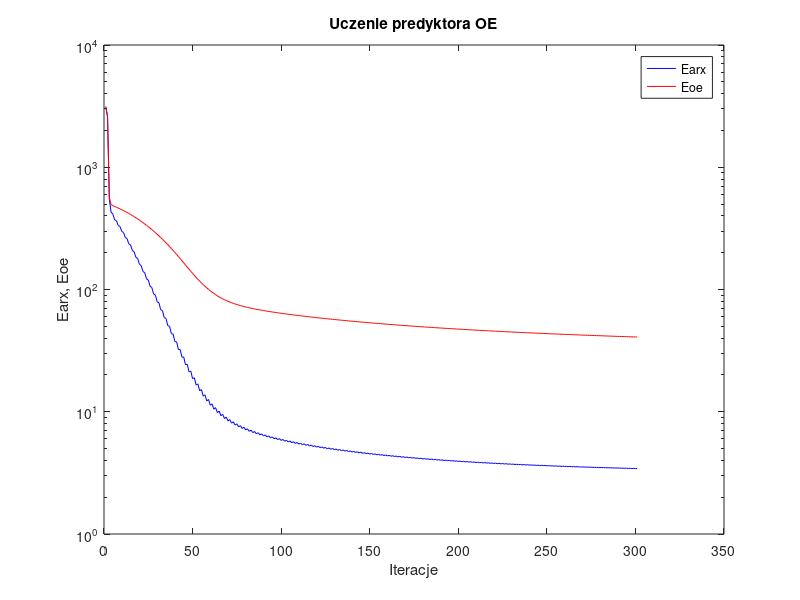
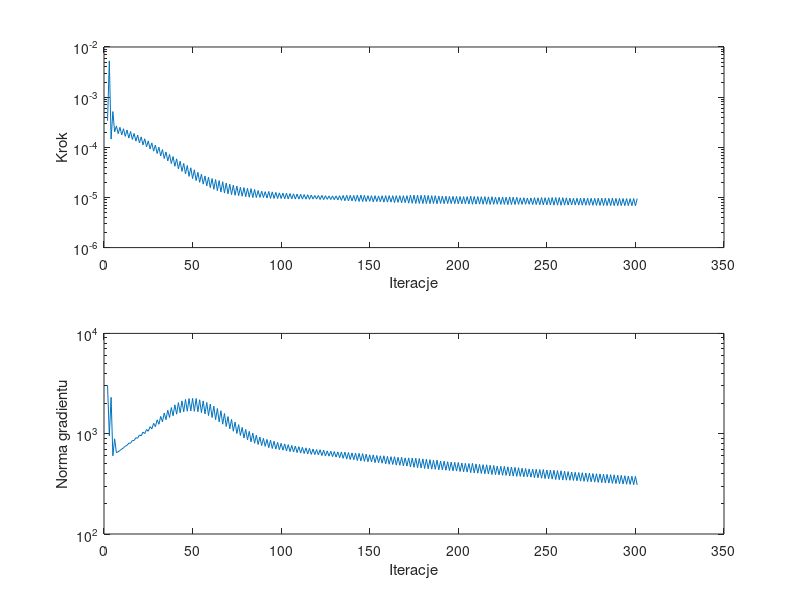

MATLAB code to generate these figures, in order:
%uczenie predyktora oe
clear all;
n=0; farx(n+1)=3.140789e+003; foe(n+1)=3.087306e+003; wspucz(n+1)=0.000000e+000; ng(n+1)=0.000000e+000;
n=1; farx(n+1)=2.612161e+003; foe(n+1)=2.581808e+003; krok(n+1)=3.376366e-004; ng(n+1)=3.041031e+003;
n=2; farx(n+1)=5.460309e+002; foe(n+1)=5.675411e+002; krok(n+1)=5.282995e-003; ng(n+1)=9.506094e+002;
n=3; farx(n+1)=4.288181e+002; foe(n+1)=4.952347e+002; krok(n+1)=1.457598e-004; ng(n+1)=2.302924e+003;
n=4; farx(n+1)=4.143219e+002; foe(n+1)=4.862072e+002; krok(n+1)=5.157835e-004; ng(n+1)=6.021220e+002;
n=5; farx(n+1)=3.712761e+002; foe(n+1)=4.773450e+002; krok(n+1)=2.025153e-004; ng(n+1)=8.894666e+002;
n=6; farx(n+1)=3.655885e+002; foe(n+1)=4.708459e+002; krok(n+1)=2.666638e-004; ng(n+1)=6.478251e+002;
n=7; farx(n+1)=3.342080e+002; foe(n+1)=4.639358e+002; krok(n+1)=1.869445e-004; ng(n+1)=6.584007e+002;
n=8; farx(n+1)=3.281216e+002; foe(n+1)=4.570168e+002; krok(n+1)=2.502991e-004; ng(n+1)=6.818047e+002;
n=9; farx(n+1)=2.991383e+002; foe(n+1)=4.496910e+002; krok(n+1)=1.764835e-004; ng(n+1)=7.007278e+002;
n=10; farx(n+1)=2.932081e+002; foe(n+1)=4.423852e+002; krok(n+1)=2.345612e-004; ng(n+1)=7.245330e+002;
n=11; farx(n+1)=2.665405e+002; foe(n+1)=4.346749e+002; krok(n+1)=1.650796e-004; ng(n+1)=7.499102e+002;
n=12; farx(n+1)=2.607743e+002; foe(n+1)=4.270088e+002; krok(n+1)=2.215284e-004; ng(n+1)=7.658484e+002;
n=13; farx(n+1)=2.364242e+002; foe(n+1)=4.189439e+002; krok(n+1)=1.523885e-004; ng(n+1)=8.050435e+002;
n=14; farx(n+1)=2.308251e+002; foe(n+1)=4.109421e+002; krok(n+1)=2.064885e-004; ng(n+1)=8.044683e+002;
n=15; farx(n+1)=2.085883e+002; foe(n+1)=4.026672e+002; krok(n+1)=1.433326e-004; ng(n+1)=8.542274e+002;
n=16; farx(n+1)=2.036668e+002; foe(n+1)=3.944963e+002; krok(n+1)=1.891762e-004; ng(n+1)=8.558862e+002;
n=17; farx(n+1)=1.835220e+002; foe(n+1)=3.860476e+002; krok(n+1)=1.326035e-004; ng(n+1)=9.112618e+002;
n=18; farx(n+1)=1.790705e+002; foe(n+1)=3.777081e+002; krok(n+1)=1.752622e-004; ng(n+1)=9.016994e+002;
n=19; farx(n+1)=1.608381e+002; foe(n+1)=3.691306e+002; krok(n+1)=1.221213e-004; ng(n+1)=9.723837e+002;
n=20; farx(n+1)=1.569379e+002; foe(n+1)=3.606906e+002; krok(n+1)=1.614953e-004; ng(n+1)=9.515205e+002;
n=21; farx(n+1)=1.404884e+002; foe(n+1)=3.520221e+002; krok(n+1)=1.116382e-004; ng(n+1)=1.037523e+003;
n=22; farx(n+1)=1.371107e+002; foe(n+1)=3.435125e+002; krok(n+1)=1.477304e-004; ng(n+1)=1.002476e+003;
n=23; farx(n+1)=1.223238e+002; foe(n+1)=3.348154e+002; krok(n+1)=1.019540e-004; ng(n+1)=1.101519e+003;
n=24; farx(n+1)=1.194611e+002; foe(n+1)=3.262714e+002; krok(n+1)=1.340733e-004; ng(n+1)=1.057485e+003;
n=25; farx(n+1)=1.062069e+002; foe(n+1)=3.175908e+002; krok(n+1)=9.292181e-005; ng(n+1)=1.176363e+003;
n=26; farx(n+1)=1.038354e+002; foe(n+1)=3.090420e+002; krok(n+1)=1.222501e-004; ng(n+1)=1.115246e+003;
n=27; farx(n+1)=9.195244e+001; foe(n+1)=3.003592e+002; krok(n+1)=8.370634e-005; ng(n+1)=1.269134e+003;
n=28; farx(n+1)=9.002726e+001; foe(n+1)=2.918270e+002; krok(n+1)=1.109357e-004; ng(n+1)=1.176019e+003;
n=29; farx(n+1)=7.941403e+001; foe(n+1)=2.831776e+002; krok(n+1)=7.509431e-005; ng(n+1)=1.375646e+003;
n=30; farx(n+1)=7.788488e+001; foe(n+1)=2.746850e+002; krok(n+1)=1.003543e-004; ng(n+1)=1.242175e+003;
n=31; farx(n+1)=6.840661e+001; foe(n+1)=2.661058e+002; krok(n+1)=6.738910e-005; ng(n+1)=1.488259e+003;
n=32; farx(n+1)=6.728461e+001; foe(n+1)=2.577238e+002; krok(n+1)=9.012338e-005; ng(n+1)=1.314527e+003;
n=33; farx(n+1)=5.887753e+001; foe(n+1)=2.492460e+002; krok(n+1)=5.985115e-005; ng(n+1)=1.606441e+003;
n=34; farx(n+1)=5.804156e+001; foe(n+1)=2.409727e+002; krok(n+1)=8.083878e-005; ng(n+1)=1.380514e+003;
n=35; farx(n+1)=5.060770e+001; foe(n+1)=2.326871e+002; krok(n+1)=5.353910e-005; ng(n+1)=1.715386e+003;
n=36; farx(n+1)=5.006767e+001; foe(n+1)=2.246192e+002; krok(n+1)=7.204982e-005; ng(n+1)=1.449700e+003;
n=37; farx(n+1)=4.354533e+001; foe(n+1)=2.165732e+002; krok(n+1)=4.743595e-005; ng(n+1)=1.824686e+003;
n=38; farx(n+1)=4.320393e+001; foe(n+1)=2.087210e+002; krok(n+1)=6.543012e-005; ng(n+1)=1.506920e+003;
n=39; farx(n+1)=3.746873e+001; foe(n+1)=2.009379e+002; krok(n+1)=4.185317e-005; ng(n+1)=1.941955e+003;
n=40; farx(n+1)=3.731241e+001; foe(n+1)=1.933978e+002; krok(n+1)=5.880678e-005; ng(n+1)=1.564588e+003;
n=41; farx(n+1)=3.230000e+001; foe(n+1)=1.859794e+002; krok(n+1)=3.713079e-005; ng(n+1)=2.040676e+003;
n=42; farx(n+1)=3.229894e+001; foe(n+1)=1.788314e+002; krok(n+1)=5.285018e-005; ng(n+1)=1.614981e+003;
n=43; farx(n+1)=2.793845e+001; foe(n+1)=1.718478e+002; krok(n+1)=3.298238e-005; ng(n+1)=2.124645e+003;
n=44; farx(n+1)=2.805535e+001; foe(n+1)=1.651517e+002; krok(n+1)=4.780368e-005; ng(n+1)=1.652659e+003;
n=45; farx(n+1)=2.426911e+001; foe(n+1)=1.586534e+002; krok(n+1)=2.936330e-005; ng(n+1)=2.194036e+003;
n=46; farx(n+1)=2.447894e+001; foe(n+1)=1.524721e+002; krok(n+1)=4.334515e-005; ng(n+1)=1.676040e+003;
n=47; farx(n+1)=2.119876e+001; foe(n+1)=1.465081e+002; krok(n+1)=2.628202e-005; ng(n+1)=2.241643e+003;
n=48; farx(n+1)=2.147500e+001; foe(n+1)=1.408913e+002; krok(n+1)=3.906606e-005; ng(n+1)=1.684013e+003;
n=49; farx(n+1)=1.865976e+001; foe(n+1)=1.355260e+002; krok(n+1)=2.372164e-005; ng(n+1)=2.250555e+003;
n=50; farx(n+1)=1.897398e+001; foe(n+1)=1.304791e+002; krok(n+1)=3.565361e-005; ng(n+1)=1.671797e+003;
n=51; farx(n+1)=1.653968e+001; foe(n+1)=1.257043e+002; krok(n+1)=2.167257e-005; ng(n+1)=2.241153e+003;
n=52; farx(n+1)=1.689337e+001; foe(n+1)=1.212800e+002; krok(n+1)=3.168396e-005; ng(n+1)=1.653509e+003;
n=53; farx(n+1)=1.482220e+001; foe(n+1)=1.171309e+002; krok(n+1)=2.003236e-005; ng(n+1)=2.179294e+003;
n=54; farx(n+1)=1.518714e+001; foe(n+1)=1.132648e+002; krok(n+1)=2.907342e-005; ng(n+1)=1.621709e+003;
n=55; farx(n+1)=1.341121e+001; foe(n+1)=1.096574e+002; krok(n+1)=1.841495e-005; ng(n+1)=2.123397e+003;
n=56; farx(n+1)=1.377143e+001; foe(n+1)=1.063086e+002; krok(n+1)=2.685632e-005; ng(n+1)=1.576013e+003;
n=57; farx(n+1)=1.225308e+001; foe(n+1)=1.032038e+002; krok(n+1)=1.700060e-005; ng(n+1)=2.048086e+003;
n=58; farx(n+1)=1.260146e+001; foe(n+1)=1.003198e+002; krok(n+1)=2.531441e-005; ng(n+1)=1.516005e+003;
n=59; farx(n+1)=1.129366e+001; foe(n+1)=9.764757e+001; krok(n+1)=1.567018e-005; ng(n+1)=1.975450e+003;
n=60; farx(n+1)=1.162180e+001; foe(n+1)=9.518147e+001; krok(n+1)=2.382783e-005; ng(n+1)=1.449842e+003;
n=61; farx(n+1)=1.050219e+001; foe(n+1)=9.290546e+001; krok(n+1)=1.453926e-005; ng(n+1)=1.881376e+003;
n=62; farx(n+1)=1.080317e+001; foe(n+1)=9.079653e+001; krok(n+1)=2.273062e-005; ng(n+1)=1.378993e+003;
n=63; farx(n+1)=9.836767e+000; foe(n+1)=8.886159e+001; krok(n+1)=1.361415e-005; ng(n+1)=1.784490e+003;
n=64; farx(n+1)=1.011829e+001; foe(n+1)=8.707404e+001; krok(n+1)=2.167257e-005; ng(n+1)=1.311924e+003;
n=65; farx(n+1)=9.279161e+000; foe(n+1)=8.542674e+001; krok(n+1)=1.280413e-005; ng(n+1)=1.693489e+003;
n=66; farx(n+1)=9.538252e+000; foe(n+1)=8.391180e+001; krok(n+1)=2.058283e-005; ng(n+1)=1.243598e+003;
n=67; farx(n+1)=8.807678e+000; foe(n+1)=8.251617e+001; krok(n+1)=1.222055e-005; ng(n+1)=1.590858e+003;
n=68; farx(n+1)=9.046548e+000; foe(n+1)=8.123464e+001; krok(n+1)=1.934393e-005; ng(n+1)=1.179912e+003;
n=69; farx(n+1)=8.409780e+000; foe(n+1)=8.005434e+001; krok(n+1)=1.180191e-005; ng(n+1)=1.481371e+003;
n=70; farx(n+1)=8.631906e+000; foe(n+1)=7.896374e+001; krok(n+1)=1.836951e-005; ng(n+1)=1.118847e+003;
n=71; farx(n+1)=8.071252e+000; foe(n+1)=7.795288e+001; krok(n+1)=1.138437e-005; ng(n+1)=1.388885e+003;
n=72; farx(n+1)=8.276494e+000; foe(n+1)=7.701452e+001; krok(n+1)=1.760998e-005; ng(n+1)=1.058552e+003;
n=73; farx(n+1)=7.778239e+000; foe(n+1)=7.614042e+001; krok(n+1)=1.103022e-005; ng(n+1)=1.307965e+003;
n=74; farx(n+1)=7.968328e+000; foe(n+1)=7.532618e+001; krok(n+1)=1.689172e-005; ng(n+1)=1.002669e+003;
n=75; farx(n+1)=7.519212e+000; foe(n+1)=7.456413e+001; krok(n+1)=1.083629e-005; ng(n+1)=1.232302e+003;
n=76; farx(n+1)=7.698883e+000; foe(n+1)=7.385631e+001; krok(n+1)=1.592832e-005; ng(n+1)=9.595843e+002;
n=77; farx(n+1)=7.298692e+000; foe(n+1)=7.318783e+001; krok(n+1)=1.057446e-005; ng(n+1)=1.155854e+003;
n=78; farx(n+1)=7.463981e+000; foe(n+1)=7.255471e+001; krok(n+1)=1.568168e-005; ng(n+1)=9.072213e+002;
n=79; farx(n+1)=7.097714e+000; foe(n+1)=7.195597e+001; krok(n+1)=1.034200e-005; ng(n+1)=1.103493e+003;
n=80; farx(n+1)=7.254056e+000; foe(n+1)=7.138937e+001; krok(n+1)=1.519696e-005; ng(n+1)=8.689417e+002;
n=81; farx(n+1)=6.919365e+000; foe(n+1)=7.084894e+001; krok(n+1)=1.010485e-005; ng(n+1)=1.055177e+003;
n=82; farx(n+1)=7.065820e+000; foe(n+1)=7.033304e+001; krok(n+1)=1.496592e-005; ng(n+1)=8.303900e+002;
n=83; farx(n+1)=6.754769e+000; foe(n+1)=6.983923e+001; krok(n+1)=9.952471e-006; ng(n+1)=1.015642e+003;
n=84; farx(n+1)=6.893551e+000; foe(n+1)=6.936885e+001; krok(n+1)=1.438760e-005; ng(n+1)=8.022051e+002;
n=85; farx(n+1)=6.604410e+000; foe(n+1)=6.891737e+001; krok(n+1)=9.952471e-006; ng(n+1)=9.674744e+002;
n=86; farx(n+1)=6.737002e+000; foe(n+1)=6.848555e+001; krok(n+1)=1.373458e-005; ng(n+1)=7.803205e+002;
n=87; farx(n+1)=6.467430e+000; foe(n+1)=6.806969e+001; krok(n+1)=9.999543e-006; ng(n+1)=9.259975e+002;
n=88; farx(n+1)=6.596018e+000; foe(n+1)=6.766922e+001; krok(n+1)=1.331597e-005; ng(n+1)=7.618350e+002;
n=89; farx(n+1)=6.341699e+000; foe(n+1)=6.728042e+001; krok(n+1)=9.952471e-006; ng(n+1)=8.986613e+002;
n=90; farx(n+1)=6.466631e+000; foe(n+1)=6.690560e+001; krok(n+1)=1.302585e-005; ng(n+1)=7.478129e+002;
n=91; farx(n+1)=6.228860e+000; foe(n+1)=6.653894e+001; krok(n+1)=9.716744e-006; ng(n+1)=8.771265e+002;
n=92; farx(n+1)=6.346647e+000; foe(n+1)=6.618180e+001; krok(n+1)=1.313918e-005; ng(n+1)=7.255910e+002;
n=93; farx(n+1)=6.120206e+000; foe(n+1)=6.583316e+001; krok(n+1)=9.564320e-006; ng(n+1)=8.619651e+002;
n=94; farx(n+1)=6.232993e+000; foe(n+1)=6.549400e+001; krok(n+1)=1.290553e-005; ng(n+1)=7.118633e+002;
n=95; farx(n+1)=6.017392e+000; foe(n+1)=6.516307e+001; krok(n+1)=9.555815e-006; ng(n+1)=8.398341e+002;
n=96; farx(n+1)=6.126834e+000; foe(n+1)=6.484075e+001; krok(n+1)=1.259797e-005; ng(n+1)=7.023164e+002;
n=97; farx(n+1)=5.921131e+000; foe(n+1)=6.452533e+001; krok(n+1)=9.549067e-006; ng(n+1)=8.193910e+002;
n=98; farx(n+1)=6.027430e+000; foe(n+1)=6.421758e+001; krok(n+1)=1.234279e-005; ng(n+1)=6.931402e+002;
n=99; farx(n+1)=5.830653e+000; foe(n+1)=6.391569e+001; krok(n+1)=9.530562e-006; ng(n+1)=8.014799e+002;
n=100; farx(n+1)=5.934758e+000; foe(n+1)=6.362072e+001; krok(n+1)=1.222055e-005; ng(n+1)=6.843898e+002;
n=101; farx(n+1)=5.746084e+000; foe(n+1)=6.332984e+001; krok(n+1)=9.399927e-006; ng(n+1)=7.909349e+002;
n=102; farx(n+1)=5.846357e+000; foe(n+1)=6.304538e+001; krok(n+1)=1.214216e-005; ng(n+1)=6.728290e+002;
n=103; farx(n+1)=5.665404e+000; foe(n+1)=6.276515e+001; krok(n+1)=9.331364e-006; ng(n+1)=7.782630e+002;
n=104; farx(n+1)=5.761951e+000; foe(n+1)=6.249061e+001; krok(n+1)=1.197415e-005; ng(n+1)=6.630648e+002;
n=105; farx(n+1)=5.587829e+000; foe(n+1)=6.222076e+001; krok(n+1)=9.359580e-006; ng(n+1)=7.631555e+002;
n=106; farx(n+1)=5.682659e+000; foe(n+1)=6.195619e+001; krok(n+1)=1.180901e-005; ng(n+1)=6.569994e+002;
n=107; farx(n+1)=5.515042e+000; foe(n+1)=6.169508e+001; krok(n+1)=9.282697e-006; ng(n+1)=7.533070e+002;
n=108; farx(n+1)=5.606851e+000; foe(n+1)=6.143882e+001; krok(n+1)=1.171829e-005; ng(n+1)=6.478857e+002;
n=109; farx(n+1)=5.445124e+000; foe(n+1)=6.118610e+001; krok(n+1)=9.254712e-006; ng(n+1)=7.430108e+002;
n=110; farx(n+1)=5.534288e+000; foe(n+1)=6.093798e+001; krok(n+1)=1.155324e-005; ng(n+1)=6.407832e+002;
n=111; farx(n+1)=5.378224e+000; foe(n+1)=6.069338e+001; krok(n+1)=9.263868e-006; ng(n+1)=7.312887e+002;
n=112; farx(n+1)=5.465460e+000; foe(n+1)=6.045300e+001; krok(n+1)=1.142512e-005; ng(n+1)=6.349720e+002;
n=113; farx(n+1)=5.314450e+000; foe(n+1)=6.021561e+001; krok(n+1)=9.233149e-006; ng(n+1)=7.225443e+002;
n=114; farx(n+1)=5.399714e+000; foe(n+1)=5.998235e+001; krok(n+1)=1.133131e-005; ng(n+1)=6.287544e+002;
n=115; farx(n+1)=5.253677e+000; foe(n+1)=5.975168e+001; krok(n+1)=9.177209e-006; ng(n+1)=7.151653e+002;
n=116; farx(n+1)=5.335764e+000; foe(n+1)=5.952493e+001; krok(n+1)=1.115447e-005; ng(n+1)=6.219400e+002;
n=117; farx(n+1)=5.194312e+000; foe(n+1)=5.930145e+001; krok(n+1)=9.283303e-006; ng(n+1)=7.029162e+002;
n=118; farx(n+1)=5.275326e+000; foe(n+1)=5.908164e+001; krok(n+1)=1.095389e-005; ng(n+1)=6.198075e+002;
n=119; farx(n+1)=5.138183e+000; foe(n+1)=5.886434e+001; krok(n+1)=9.279533e-006; ng(n+1)=6.947660e+002;
n=120; farx(n+1)=5.218267e+000; foe(n+1)=5.865060e+001; krok(n+1)=1.095376e-005; ng(n+1)=6.148999e+002;
n=121; farx(n+1)=5.085482e+000; foe(n+1)=5.843843e+001; krok(n+1)=9.098641e-006; ng(n+1)=6.920082e+002;
n=122; farx(n+1)=5.162606e+000; foe(n+1)=5.822962e+001; krok(n+1)=1.100843e-005; ng(n+1)=6.050368e+002;
n=123; farx(n+1)=5.033835e+000; foe(n+1)=5.802289e+001; krok(n+1)=9.041389e-006; ng(n+1)=6.857157e+002;
n=124; farx(n+1)=5.108157e+000; foe(n+1)=5.781937e+001; krok(n+1)=1.085468e-005; ng(n+1)=5.986529e+002;
n=125; farx(n+1)=4.983045e+000; foe(n+1)=5.761857e+001; krok(n+1)=9.155646e-006; ng(n+1)=6.744959e+002;
n=126; farx(n+1)=5.056895e+000; foe(n+1)=5.742085e+001; krok(n+1)=1.071362e-005; ng(n+1)=5.969930e+002;
n=127; farx(n+1)=4.935443e+000; foe(n+1)=5.722492e+001; krok(n+1)=9.078452e-006; ng(n+1)=6.691979e+002;
n=128; farx(n+1)=5.007456e+000; foe(n+1)=5.703195e+001; krok(n+1)=1.071362e-005; ng(n+1)=5.902177e+002;
n=129; farx(n+1)=4.889473e+000; foe(n+1)=5.684071e+001; krok(n+1)=9.006227e-006; ng(n+1)=6.639758e+002;
n=130; farx(n+1)=4.959767e+000; foe(n+1)=5.665231e+001; krok(n+1)=1.071362e-005; ng(n+1)=5.836930e+002;
n=131; farx(n+1)=4.845324e+000; foe(n+1)=5.646555e+001; krok(n+1)=8.914462e-006; ng(n+1)=6.589456e+002;
n=132; farx(n+1)=4.914334e+000; foe(n+1)=5.628140e+001; krok(n+1)=1.083629e-005; ng(n+1)=5.762519e+002;
n=133; farx(n+1)=4.802877e+000; foe(n+1)=5.609837e+001; krok(n+1)=8.738463e-006; ng(n+1)=6.578379e+002;
n=134; farx(n+1)=4.869990e+000; foe(n+1)=5.591802e+001; krok(n+1)=1.095376e-005; ng(n+1)=5.676095e+002;
n=135; farx(n+1)=4.761804e+000; foe(n+1)=5.573883e+001; krok(n+1)=8.593476e-006; ng(n+1)=6.547929e+002;
n=136; farx(n+1)=4.826540e+000; foe(n+1)=5.556201e+001; krok(n+1)=1.101046e-005; ng(n+1)=5.588214e+002;
n=137; farx(n+1)=4.721446e+000; foe(n+1)=5.538703e+001; krok(n+1)=8.546025e-006; ng(n+1)=6.488279e+002;
n=138; farx(n+1)=4.784690e+000; foe(n+1)=5.521416e+001; krok(n+1)=1.101046e-005; ng(n+1)=5.528022e+002;
n=139; farx(n+1)=4.681784e+000; foe(n+1)=5.504309e+001; krok(n+1)=8.539569e-006; ng(n+1)=6.438952e+002;
n=140; farx(n+1)=4.744479e+000; foe(n+1)=5.487467e+001; krok(n+1)=1.095376e-005; ng(n+1)=5.497307e+002;
n=141; farx(n+1)=4.644952e+000; foe(n+1)=5.470713e+001; krok(n+1)=8.379583e-006; ng(n+1)=6.403432e+002;
n=142; farx(n+1)=4.705430e+000; foe(n+1)=5.454139e+001; krok(n+1)=1.113304e-005; ng(n+1)=5.396110e+002;
n=143; farx(n+1)=4.608121e+000; foe(n+1)=5.437721e+001; krok(n+1)=8.311102e-006; ng(n+1)=6.370002e+002;
n=144; farx(n+1)=4.667460e+000; foe(n+1)=5.421518e+001; krok(n+1)=1.113124e-005; ng(n+1)=5.344365e+002;
n=145; farx(n+1)=4.572313e+000; foe(n+1)=5.405442e+001; krok(n+1)=8.269595e-006; ng(n+1)=6.327909e+002;
n=146; farx(n+1)=4.630121e+000; foe(n+1)=5.389614e+001; krok(n+1)=1.100588e-005; ng(n+1)=5.299923e+002;
n=147; farx(n+1)=4.537692e+000; foe(n+1)=5.373944e+001; krok(n+1)=8.287718e-006; ng(n+1)=6.247882e+002;
n=148; farx(n+1)=4.593908e+000; foe(n+1)=5.358480e+001; krok(n+1)=1.085468e-005; ng(n+1)=5.257319e+002;
n=149; farx(n+1)=4.503803e+000; foe(n+1)=5.343212e+001; krok(n+1)=8.364627e-006; ng(n+1)=6.160115e+002;
n=150; farx(n+1)=4.560099e+000; foe(n+1)=5.328147e+001; krok(n+1)=1.083629e-005; ng(n+1)=5.237604e+002;
n=151; farx(n+1)=4.472330e+000; foe(n+1)=5.313134e+001; krok(n+1)=8.186754e-006; ng(n+1)=6.150815e+002;
n=152; farx(n+1)=4.526058e+000; foe(n+1)=5.298300e+001; krok(n+1)=1.085468e-005; ng(n+1)=5.148058e+002;
n=153; farx(n+1)=4.440317e+000; foe(n+1)=5.283666e+001; krok(n+1)=8.272636e-006; ng(n+1)=6.066577e+002;
n=154; farx(n+1)=4.493720e+000; foe(n+1)=5.269222e+001; krok(n+1)=1.071362e-005; ng(n+1)=5.135188e+002;
n=155; farx(n+1)=4.410099e+000; foe(n+1)=5.254892e+001; krok(n+1)=8.226685e-006; ng(n+1)=6.019410e+002;
n=156; farx(n+1)=4.463019e+000; foe(n+1)=5.240742e+001; krok(n+1)=1.083629e-005; ng(n+1)=5.083442e+002;
n=157; farx(n+1)=4.381288e+000; foe(n+1)=5.226621e+001; krok(n+1)=8.044070e-006; ng(n+1)=6.020939e+002;
n=158; farx(n+1)=4.431905e+000; foe(n+1)=5.212678e+001; krok(n+1)=1.085468e-005; ng(n+1)=5.003035e+002;
n=159; farx(n+1)=4.352607e+000; foe(n+1)=5.198906e+001; krok(n+1)=8.058704e-006; ng(n+1)=5.941149e+002;
n=160; farx(n+1)=4.402332e+000; foe(n+1)=5.185249e+001; krok(n+1)=1.085468e-005; ng(n+1)=4.958131e+002;
n=161; farx(n+1)=4.324323e+000; foe(n+1)=5.171742e+001; krok(n+1)=8.059117e-006; ng(n+1)=5.903451e+002;
n=162; farx(n+1)=4.373990e+000; foe(n+1)=5.158417e+001; krok(n+1)=1.083629e-005; ng(n+1)=4.934788e+002;
n=163; farx(n+1)=4.297892e+000; foe(n+1)=5.145123e+001; krok(n+1)=7.909320e-006; ng(n+1)=5.893403e+002;
n=164; farx(n+1)=4.345463e+000; foe(n+1)=5.131984e+001; krok(n+1)=1.085468e-005; ng(n+1)=4.860189e+002;
n=165; farx(n+1)=4.271049e+000; foe(n+1)=5.119012e+001; krok(n+1)=7.983154e-006; ng(n+1)=5.816025e+002;
n=166; farx(n+1)=4.318842e+000; foe(n+1)=5.106206e+001; krok(n+1)=1.083629e-005; ng(n+1)=4.843922e+002;
n=167; farx(n+1)=4.246014e+000; foe(n+1)=5.093416e+001; krok(n+1)=7.829941e-006; ng(n+1)=5.819103e+002;
n=168; farx(n+1)=4.291937e+000; foe(n+1)=5.080789e+001; krok(n+1)=1.085468e-005; ng(n+1)=4.774336e+002;
n=169; farx(n+1)=4.220740e+000; foe(n+1)=5.068299e+001; krok(n+1)=7.884010e-006; ng(n+1)=5.744313e+002;
n=170; farx(n+1)=4.266648e+000; foe(n+1)=5.055975e+001; krok(n+1)=1.083629e-005; ng(n+1)=4.753107e+002;
n=171; farx(n+1)=4.197468e+000; foe(n+1)=5.043669e+001; krok(n+1)=7.698578e-006; ng(n+1)=5.740872e+002;
n=172; farx(n+1)=4.241740e+000; foe(n+1)=5.031444e+001; krok(n+1)=1.109774e-005; ng(n+1)=4.663470e+002;
n=173; farx(n+1)=4.173721e+000; foe(n+1)=5.019331e+001; krok(n+1)=7.640629e-006; ng(n+1)=5.727451e+002;
n=174; farx(n+1)=4.217309e+000; foe(n+1)=5.007347e+001; krok(n+1)=1.109569e-005; ng(n+1)=4.624563e+002;
n=175; farx(n+1)=4.150760e+000; foe(n+1)=4.995449e+001; krok(n+1)=7.585237e-006; ng(n+1)=5.696814e+002;
n=176; farx(n+1)=4.193367e+000; foe(n+1)=4.983674e+001; krok(n+1)=1.109774e-005; ng(n+1)=4.578205e+002;
n=177; farx(n+1)=4.128149e+000; foe(n+1)=4.972007e+001; krok(n+1)=7.578315e-006; ng(n+1)=5.652061e+002;
n=178; farx(n+1)=4.170103e+000; foe(n+1)=4.960480e+001; krok(n+1)=1.103022e-005; ng(n+1)=4.546854e+002;
n=179; farx(n+1)=4.106476e+000; foe(n+1)=4.949041e+001; krok(n+1)=7.535405e-006; ng(n+1)=5.607299e+002;
n=180; farx(n+1)=4.147455e+000; foe(n+1)=4.937702e+001; krok(n+1)=1.104522e-005; ng(n+1)=4.499395e+002;
n=181; farx(n+1)=4.085042e+000; foe(n+1)=4.926481e+001; krok(n+1)=7.532364e-006; ng(n+1)=5.564032e+002;
n=182; farx(n+1)=4.125369e+000; foe(n+1)=4.915383e+001; krok(n+1)=1.095389e-005; ng(n+1)=4.470622e+002;
n=183; farx(n+1)=4.064363e+000; foe(n+1)=4.904387e+001; krok(n+1)=7.520390e-006; ng(n+1)=5.513234e+002;
n=184; farx(n+1)=4.103700e+000; foe(n+1)=4.893497e+001; krok(n+1)=1.085468e-005; ng(n+1)=4.434417e+002;
n=185; farx(n+1)=4.043927e+000; foe(n+1)=4.882747e+001; krok(n+1)=7.578315e-006; ng(n+1)=5.443168e+002;
n=186; farx(n+1)=4.083387e+000; foe(n+1)=4.872118e+001; krok(n+1)=1.083629e-005; ng(n+1)=4.420714e+002;
n=187; farx(n+1)=4.024618e+000; foe(n+1)=4.861502e+001; krok(n+1)=7.471755e-006; ng(n+1)=5.446819e+002;
n=188; farx(n+1)=4.062411e+000; foe(n+1)=4.851026e+001; krok(n+1)=1.069939e-005; ng(n+1)=4.370628e+002;
n=189; farx(n+1)=4.005176e+000; foe(n+1)=4.840708e+001; krok(n+1)=7.599740e-006; ng(n+1)=5.332694e+002;
n=190; farx(n+1)=4.043072e+000; foe(n+1)=4.830493e+001; krok(n+1)=1.061240e-005; ng(n+1)=4.364620e+002;
n=191; farx(n+1)=3.986819e+000; foe(n+1)=4.820325e+001; krok(n+1)=7.530287e-006; ng(n+1)=5.320298e+002;
n=192; farx(n+1)=4.023687e+000; foe(n+1)=4.810276e+001; krok(n+1)=1.055114e-005; ng(n+1)=4.323936e+002;
n=193; farx(n+1)=3.968720e+000; foe(n+1)=4.800326e+001; krok(n+1)=7.559984e-006; ng(n+1)=5.254204e+002;
n=194; farx(n+1)=4.005067e+000; foe(n+1)=4.790473e+001; krok(n+1)=1.048504e-005; ng(n+1)=4.298371e+002;
n=195; farx(n+1)=3.951265e+000; foe(n+1)=4.780703e+001; krok(n+1)=7.535405e-006; ng(n+1)=5.213452e+002;
n=196; farx(n+1)=3.986977e+000; foe(n+1)=4.771015e+001; krok(n+1)=1.048504e-005; ng(n+1)=4.262317e+002;
n=197; farx(n+1)=3.934048e+000; foe(n+1)=4.761413e+001; krok(n+1)=7.530287e-006; ng(n+1)=5.179853e+002;
n=198; farx(n+1)=3.969463e+000; foe(n+1)=4.751914e+001; krok(n+1)=1.046074e-005; ng(n+1)=4.239024e+002;
n=199; farx(n+1)=3.917517e+000; foe(n+1)=4.742458e+001; krok(n+1)=7.470954e-006; ng(n+1)=5.159131e+002;
n=200; farx(n+1)=3.952092e+000; foe(n+1)=4.733104e+001; krok(n+1)=1.044207e-005; ng(n+1)=4.198947e+002;
n=201; farx(n+1)=3.901242e+000; foe(n+1)=4.723828e+001; krok(n+1)=7.470954e-006; ng(n+1)=5.109695e+002;
n=202; farx(n+1)=3.935207e+000; foe(n+1)=4.714639e+001; krok(n+1)=1.039083e-005; ng(n+1)=4.169244e+002;
n=203; farx(n+1)=3.885343e+000; foe(n+1)=4.705531e+001; krok(n+1)=7.470954e-006; ng(n+1)=5.066014e+002;
n=204; farx(n+1)=3.918952e+000; foe(n+1)=4.696506e+001; krok(n+1)=1.038706e-005; ng(n+1)=4.142296e+002;
n=205; farx(n+1)=3.870197e+000; foe(n+1)=4.687536e+001; krok(n+1)=7.381362e-006; ng(n+1)=5.044854e+002;
n=206; farx(n+1)=3.903393e+000; foe(n+1)=4.678612e+001; krok(n+1)=1.061240e-005; ng(n+1)=4.089643e+002;
n=207; farx(n+1)=3.854911e+000; foe(n+1)=4.669718e+001; krok(n+1)=7.304702e-006; ng(n+1)=5.067086e+002;
n=208; farx(n+1)=3.887339e+000; foe(n+1)=4.660959e+001; krok(n+1)=1.046329e-005; ng(n+1)=4.065159e+002;
n=209; farx(n+1)=3.840112e+000; foe(n+1)=4.652265e+001; krok(n+1)=7.336129e-006; ng(n+1)=4.992819e+002;
n=210; farx(n+1)=3.871892e+000; foe(n+1)=4.643653e+001; krok(n+1)=1.039083e-005; ng(n+1)=4.036455e+002;
n=211; farx(n+1)=3.825581e+000; foe(n+1)=4.635126e+001; krok(n+1)=7.359719e-006; ng(n+1)=4.940432e+002;
n=212; farx(n+1)=3.857048e+000; foe(n+1)=4.626675e+001; krok(n+1)=1.034570e-005; ng(n+1)=4.015523e+002;
n=213; farx(n+1)=3.811562e+000; foe(n+1)=4.618281e+001; krok(n+1)=7.325937e-006; ng(n+1)=4.912578e+002;
n=214; farx(n+1)=3.842642e+000; foe(n+1)=4.609960e+001; krok(n+1)=1.038706e-005; ng(n+1)=3.983335e+002;
n=215; farx(n+1)=3.797684e+000; foe(n+1)=4.601681e+001; krok(n+1)=7.304702e-006; ng(n+1)=4.897362e+002;
n=216; farx(n+1)=3.828311e+000; foe(n+1)=4.593515e+001; krok(n+1)=1.029142e-005; ng(n+1)=3.963404e+002;
n=217; farx(n+1)=3.784490e+000; foe(n+1)=4.585386e+001; krok(n+1)=7.265431e-006; ng(n+1)=4.850897e+002;
n=218; farx(n+1)=3.814376e+000; foe(n+1)=4.577315e+001; krok(n+1)=1.033992e-005; ng(n+1)=3.919806e+002;
n=219; farx(n+1)=3.771061e+000; foe(n+1)=4.569321e+001; krok(n+1)=7.304702e-006; ng(n+1)=4.814885e+002;
n=220; farx(n+1)=3.800655e+000; foe(n+1)=4.561426e+001; krok(n+1)=1.015759e-005; ng(n+1)=3.914363e+002;
n=221; farx(n+1)=3.758291e+000; foe(n+1)=4.553585e+001; krok(n+1)=7.316160e-006; ng(n+1)=4.761626e+002;
n=222; farx(n+1)=3.787485e+000; foe(n+1)=4.545814e+001; krok(n+1)=1.015216e-005; ng(n+1)=3.887596e+002;
n=223; farx(n+1)=3.745944e+000; foe(n+1)=4.538091e+001; krok(n+1)=7.265431e-006; ng(n+1)=4.734302e+002;
n=224; farx(n+1)=3.774707e+000; foe(n+1)=4.530420e+001; krok(n+1)=1.023758e-005; ng(n+1)=3.850616e+002;
n=225; farx(n+1)=3.733499e+000; foe(n+1)=4.522795e+001; krok(n+1)=7.258975e-006; ng(n+1)=4.723045e+002;
n=226; farx(n+1)=3.761910e+000; foe(n+1)=4.515275e+001; krok(n+1)=1.009346e-005; ng(n+1)=3.839624e+002;
n=227; farx(n+1)=3.721902e+000; foe(n+1)=4.507790e+001; krok(n+1)=7.204914e-006; ng(n+1)=4.672325e+002;
n=228; farx(n+1)=3.749639e+000; foe(n+1)=4.500333e+001; krok(n+1)=1.023989e-005; ng(n+1)=3.788541e+002;
n=229; farx(n+1)=3.709954e+000; foe(n+1)=4.492948e+001; krok(n+1)=7.211524e-006; ng(n+1)=4.656363e+002;
n=230; farx(n+1)=3.737529e+000; foe(n+1)=4.485641e+001; krok(n+1)=1.013046e-005; ng(n+1)=3.780318e+002;
n=231; farx(n+1)=3.698534e+000; foe(n+1)=4.478371e+001; krok(n+1)=7.194757e-006; ng(n+1)=4.624111e+002;
n=232; farx(n+1)=3.725599e+000; foe(n+1)=4.471174e+001; krok(n+1)=1.008355e-005; ng(n+1)=3.754140e+002;
n=233; farx(n+1)=3.687042e+000; foe(n+1)=4.464029e+001; krok(n+1)=7.258975e-006; ng(n+1)=4.581359e+002;
n=234; farx(n+1)=3.713801e+000; foe(n+1)=4.456987e+001; krok(n+1)=9.849580e-006; ng(n+1)=3.754263e+002;
n=235; farx(n+1)=3.676314e+000; foe(n+1)=4.449987e+001; krok(n+1)=7.265431e-006; ng(n+1)=4.522516e+002;
n=236; farx(n+1)=3.702553e+000; foe(n+1)=4.443030e+001; krok(n+1)=9.888364e-006; ng(n+1)=3.718805e+002;
n=237; farx(n+1)=3.665389e+000; foe(n+1)=4.436133e+001; krok(n+1)=7.304702e-006; ng(n+1)=4.494568e+002;
n=238; farx(n+1)=3.691438e+000; foe(n+1)=4.429316e+001; krok(n+1)=9.722265e-006; ng(n+1)=3.716612e+002;
n=239; farx(n+1)=3.655055e+000; foe(n+1)=4.422537e+001; krok(n+1)=7.303802e-006; ng(n+1)=4.452112e+002;
n=240; farx(n+1)=3.680812e+000; foe(n+1)=4.415815e+001; krok(n+1)=9.766516e-006; ng(n+1)=3.688844e+002;
n=241; farx(n+1)=3.645153e+000; foe(n+1)=4.409121e+001; krok(n+1)=7.204914e-006; ng(n+1)=4.436957e+002;
n=242; farx(n+1)=3.670325e+000; foe(n+1)=4.402456e+001; krok(n+1)=9.888364e-006; ng(n+1)=3.642515e+002;
n=243; farx(n+1)=3.634973e+000; foe(n+1)=4.395850e+001; krok(n+1)=7.211524e-006; ng(n+1)=4.417293e+002;
n=244; farx(n+1)=3.660009e+000; foe(n+1)=4.389307e+001; krok(n+1)=9.809075e-006; ng(n+1)=3.633288e+002;
n=245; farx(n+1)=3.625356e+000; foe(n+1)=4.382795e+001; krok(n+1)=7.156975e-006; ng(n+1)=4.391334e+002;
n=246; farx(n+1)=3.650114e+000; foe(n+1)=4.376322e+001; krok(n+1)=9.952471e-006; ng(n+1)=3.596522e+002;
n=247; farx(n+1)=3.615777e+000; foe(n+1)=4.369870e+001; krok(n+1)=7.084991e-006; ng(n+1)=4.392131e+002;
n=248; farx(n+1)=3.639972e+000; foe(n+1)=4.363482e+001; krok(n+1)=9.888364e-006; ng(n+1)=3.569897e+002;
n=249; farx(n+1)=3.606284e+000; foe(n+1)=4.357148e+001; krok(n+1)=7.122056e-006; ng(n+1)=4.343302e+002;
n=250; farx(n+1)=3.630361e+000; foe(n+1)=4.350863e+001; krok(n+1)=9.884595e-006; ng(n+1)=3.553926e+002;
n=251; farx(n+1)=3.597138e+000; foe(n+1)=4.344603e+001; krok(n+1)=7.066537e-006; ng(n+1)=4.329444e+002;
n=252; farx(n+1)=3.620932e+000; foe(n+1)=4.338395e+001; krok(n+1)=9.952471e-006; ng(n+1)=3.524940e+002;
n=253; farx(n+1)=3.588151e+000; foe(n+1)=4.332206e+001; krok(n+1)=7.010971e-006; ng(n+1)=4.319372e+002;
n=254; farx(n+1)=3.611509e+000; foe(n+1)=4.326072e+001; krok(n+1)=9.955536e-006; ng(n+1)=3.496501e+002;
n=255; farx(n+1)=3.579206e+000; foe(n+1)=4.319976e+001; krok(n+1)=7.018369e-006; ng(n+1)=4.286907e+002;
n=256; farx(n+1)=3.602426e+000; foe(n+1)=4.313938e+001; krok(n+1)=9.952471e-006; ng(n+1)=3.480005e+002;
n=257; farx(n+1)=3.570552e+000; foe(n+1)=4.307913e+001; krok(n+1)=6.971762e-006; ng(n+1)=4.274405e+002;
n=258; farx(n+1)=3.593223e+000; foe(n+1)=4.301949e+001; krok(n+1)=9.888364e-006; ng(n+1)=3.453587e+002;
n=259; farx(n+1)=3.561928e+000; foe(n+1)=4.296035e+001; krok(n+1)=7.018913e-006; ng(n+1)=4.222479e+002;
n=260; farx(n+1)=3.584369e+000; foe(n+1)=4.290169e+001; krok(n+1)=9.806150e-006; ng(n+1)=3.441217e+002;
n=261; farx(n+1)=3.553455e+000; foe(n+1)=4.284344e+001; krok(n+1)=7.048309e-006; ng(n+1)=4.190770e+002;
n=262; farx(n+1)=3.575620e+000; foe(n+1)=4.278578e+001; krok(n+1)=9.671965e-006; ng(n+1)=3.432316e+002;
n=263; farx(n+1)=3.545228e+000; foe(n+1)=4.272852e+001; krok(n+1)=7.084991e-006; ng(n+1)=4.148979e+002;
n=264; farx(n+1)=3.567209e+000; foe(n+1)=4.267176e+001; krok(n+1)=9.622040e-006; ng(n+1)=3.418986e+002;
n=265; farx(n+1)=3.537299e+000; foe(n+1)=4.261526e+001; krok(n+1)=7.058032e-006; ng(n+1)=4.124466e+002;
n=266; farx(n+1)=3.558958e+000; foe(n+1)=4.255919e+001; krok(n+1)=9.635248e-006; ng(n+1)=3.393907e+002;
n=267; farx(n+1)=3.529529e+000; foe(n+1)=4.250344e+001; krok(n+1)=7.026980e-006; ng(n+1)=4.100696e+002;
n=268; farx(n+1)=3.550899e+000; foe(n+1)=4.244802e+001; krok(n+1)=9.671965e-006; ng(n+1)=3.367884e+002;
n=269; farx(n+1)=3.521825e+000; foe(n+1)=4.239295e+001; krok(n+1)=7.005815e-006; ng(n+1)=4.081890e+002;
n=270; farx(n+1)=3.542951e+000; foe(n+1)=4.233828e+001; krok(n+1)=9.657027e-006; ng(n+1)=3.348817e+002;
n=271; farx(n+1)=3.514253e+000; foe(n+1)=4.228394e+001; krok(n+1)=6.997257e-006; ng(n+1)=4.058541e+002;
n=272; farx(n+1)=3.535168e+000; foe(n+1)=4.223002e+001; krok(n+1)=9.640490e-006; ng(n+1)=3.331273e+002;
n=273; farx(n+1)=3.506824e+000; foe(n+1)=4.217637e+001; krok(n+1)=6.986434e-006; ng(n+1)=4.036864e+002;
n=274; farx(n+1)=3.527479e+000; foe(n+1)=4.212319e+001; krok(n+1)=9.600090e-006; ng(n+1)=3.314030e+002;
n=275; farx(n+1)=3.499589e+000; foe(n+1)=4.207030e+001; krok(n+1)=6.975132e-006; ng(n+1)=4.008826e+002;
n=276; farx(n+1)=3.519975e+000; foe(n+1)=4.201777e+001; krok(n+1)=9.602384e-006; ng(n+1)=3.292334e+002;
n=277; farx(n+1)=3.492508e+000; foe(n+1)=4.196555e+001; krok(n+1)=6.948457e-006; ng(n+1)=3.986014e+002;
n=278; farx(n+1)=3.512674e+000; foe(n+1)=4.191363e+001; krok(n+1)=9.647596e-006; ng(n+1)=3.269556e+002;
n=279; farx(n+1)=3.485489e+000; foe(n+1)=4.186199e+001; krok(n+1)=6.921689e-006; ng(n+1)=3.971898e+002;
n=280; farx(n+1)=3.505427e+000; foe(n+1)=4.181075e+001; krok(n+1)=9.628751e-006; ng(n+1)=3.252449e+002;
n=281; farx(n+1)=3.478677e+000; foe(n+1)=4.175978e+001; krok(n+1)=6.891598e-006; ng(n+1)=3.948564e+002;
n=282; farx(n+1)=3.498351e+000; foe(n+1)=4.170908e+001; krok(n+1)=9.671965e-006; ng(n+1)=3.229377e+002;
n=283; farx(n+1)=3.471836e+000; foe(n+1)=4.165870e+001; krok(n+1)=6.890538e-006; ng(n+1)=3.931041e+002;
n=284; farx(n+1)=3.491327e+000; foe(n+1)=4.160876e+001; krok(n+1)=9.600090e-006; ng(n+1)=3.217991e+002;
n=285; farx(n+1)=3.465260e+000; foe(n+1)=4.155908e+001; krok(n+1)=6.872937e-006; ng(n+1)=3.903425e+002;
n=286; farx(n+1)=3.484527e+000; foe(n+1)=4.150969e+001; krok(n+1)=9.645404e-006; ng(n+1)=3.196321e+002;
n=287; farx(n+1)=3.458686e+000; foe(n+1)=4.146055e+001; krok(n+1)=6.861689e-006; ng(n+1)=3.888566e+002;
n=288; farx(n+1)=3.477723e+000; foe(n+1)=4.141186e+001; krok(n+1)=9.571928e-006; ng(n+1)=3.183471e+002;
n=289; farx(n+1)=3.452285e+000; foe(n+1)=4.136344e+001; krok(n+1)=6.869231e-006; ng(n+1)=3.857620e+002;
n=290; farx(n+1)=3.471104e+000; foe(n+1)=4.131537e+001; krok(n+1)=9.549067e-006; ng(n+1)=3.167309e+002;
n=291; farx(n+1)=3.445987e+000; foe(n+1)=4.126756e+001; krok(n+1)=6.866794e-006; ng(n+1)=3.834104e+002;
n=292; farx(n+1)=3.464598e+000; foe(n+1)=4.122011e+001; krok(n+1)=9.515687e-006; ng(n+1)=3.152310e+002;
n=293; farx(n+1)=3.439804e+000; foe(n+1)=4.117293e+001; krok(n+1)=6.866794e-006; ng(n+1)=3.809729e+002;
n=294; farx(n+1)=3.458244e+000; foe(n+1)=4.112609e+001; krok(n+1)=9.497821e-006; ng(n+1)=3.137535e+002;
n=295; farx(n+1)=3.433722e+000; foe(n+1)=4.107947e+001; krok(n+1)=6.861689e-006; ng(n+1)=3.789769e+002;
n=296; farx(n+1)=3.451954e+000; foe(n+1)=4.103326e+001; krok(n+1)=9.451001e-006; ng(n+1)=3.123746e+002;
n=297; farx(n+1)=3.427826e+000; foe(n+1)=4.098725e+001; krok(n+1)=6.846713e-006; ng(n+1)=3.763712e+002;
n=298; farx(n+1)=3.445877e+000; foe(n+1)=4.094153e+001; krok(n+1)=9.497821e-006; ng(n+1)=3.103819e+002;
n=299; farx(n+1)=3.422013e+000; foe(n+1)=4.089599e+001; krok(n+1)=6.808389e-006; ng(n+1)=3.751334e+002;
n=300; farx(n+1)=3.439846e+000; foe(n+1)=4.085076e+001; krok(n+1)=9.515478e-006; ng(n+1)=3.084870e+002;

figure; semilogy(farx,'b'); hold on; semilogy(foe,'r'); xlabel('Iteracje'); ylabel('Earx, Eoe'); legend('Earx','Eoe'); title('Uczenie predyktora OE');
figure; subplot(2,1,1); semilogy(krok); xlabel('Iteracje'); ylabel('Krok');
subplot(2,1,2); semilogy(ng); xlabel('Iteracje'); ylabel('Norma gradientu');
Earx=farx(n+1)
Eoe=foe(n+1)
